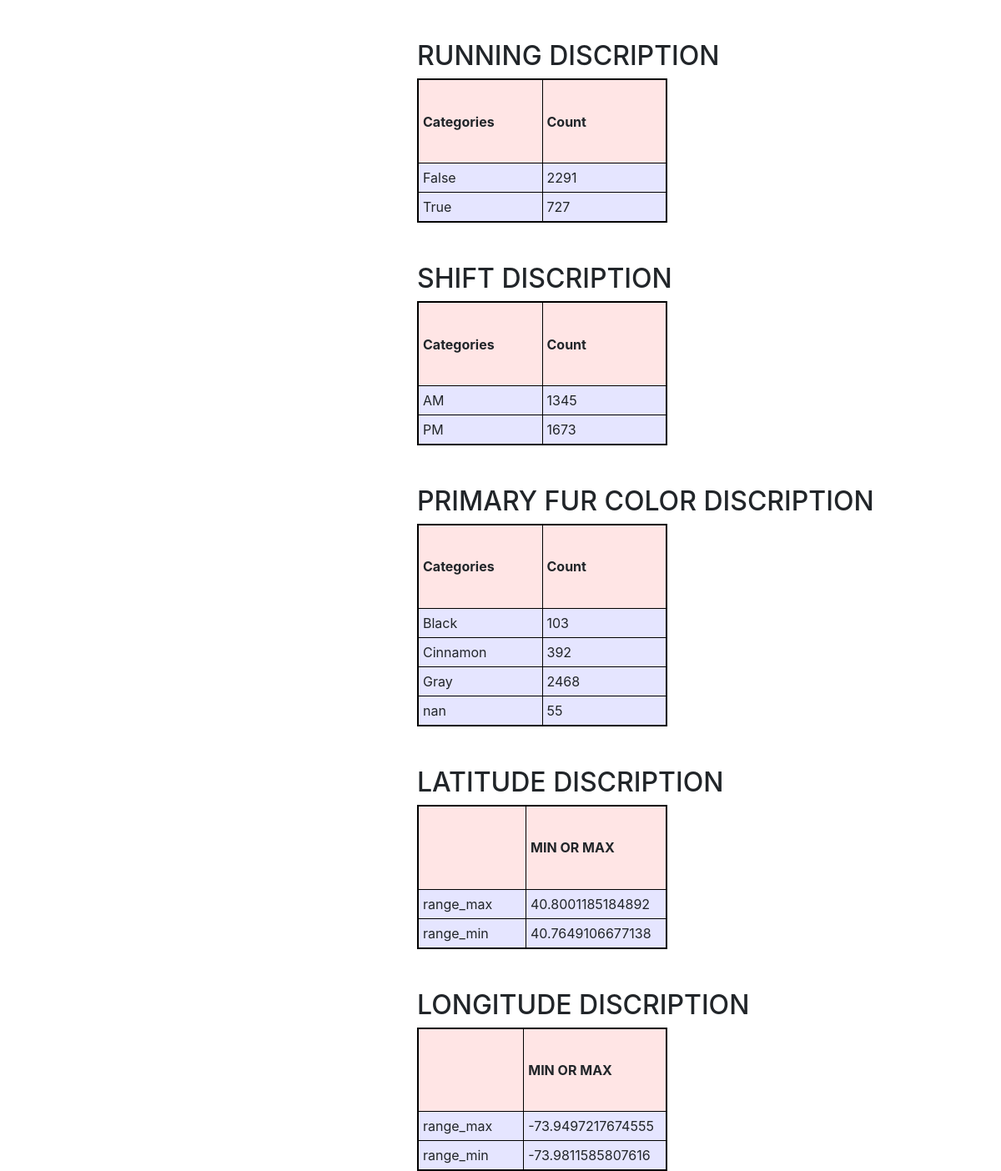
Page /squirrel/sightings/stats on the committed database.
### squirrel/models.py (models this page shows, shortened)
class Squirrel(models.Model):
    Latitude=models.DecimalField(
            max_digits=16,
            decimal_places=13,
            validators=[
                        validators.MaxValueValidator(41),
                        validators.MinValueValidator(40),
                        ],
            help_text=_('Latitude coordinate for squirrel sighting point'),
            )
    Longitude=models.DecimalField(
            max_digits=16,
            decimal_places=13,
            validators=[
                        validators.MaxValueValidator(-73),
                        validators.MinValueValidator(-74),
                        ],
            help_text=_('Longitude coordinate for squirrel sighting point'),
            )
    Unique_Squirrel_ID=models.CharField(
            unique=True,
            max_length=20,
            validators=[validators.RegexValidator("\d{1,2}[A-I]-[PA]M-\d{4}-\d{2}",message='Please enter the right ID.')],
            help_text=_('Identification tag for each squirrel sightings. The tag is comprised of "Hectare ID" + "Shift" + "Date" + "Hectare Squirrel Number.'),
            )
    PM='PM'
    AM='AM'
    shift_choices=(
        (PM,'P.M.'),
        (AM,'A.M.'),
        )
    Shift=models.CharField(
        max_length=2,
        choices=shift_choices,
        help_text=_('Value is either "AM" or "PM," to communicate whether or not the sighting session occurred in the morning or late afternoon.'),
        )
    Date=models.DateField(
            help_text=_('Concatenation of the sighting session day,month and year.(formate: YYYY-MM-DD)'),
        )
    ADULT='Adult'
    JUVENILE='Juvenile'
    age_choices=(
        (ADULT,'adult'),
        (JUVENILE,'juvenile'),
        )
    Age=models.CharField(
        max_length=10,
        choices=age_choices,
        help_text=_('Value is either "adult" or "juvenile".'),
        blank=True,
        )
    GRAY='Gray'
    CINNAMON='Cinnamon'
    BLACK='Black'
    fur_choices=(
        (GRAY,'gray'),
        (CINNAMON,'cinnamon'),
        (BLACK,'black'),
        )
    Primary_Fur_Color=models.CharField(
        max_length=10,
        choices=fur_choices,
        help_text=_('Value is either "gray," "cinnamon" or "black".'),
        blank=True,
        )
    GROUND_PLANE='Ground Plane'
    ABOVE_GROUND='Above Ground'
    location_choices=(
            (GROUND_PLANE,'ground plane'),
            (ABOVE_GROUND,'above ground'),
            )
    Location=models.CharField(
            max_length=20,
            choices=location_choices,
            help_text=_('Value is either "ground plane" or "above ground." Sighters were instructed to indicate the location of where the squirrel was when first sighted.'),
            blank=True,
            )
    Specific_Location=models.CharField(
            max_length=100,
            help_text=_('Sighters occasionally added commentary on the squirrel location. These notes are provided here.'),
            blank=True,
            )
    Running=models.BooleanField(
            help_text=_('Squirrel was seen running.'),
            )
    Chasing=models.BooleanField(
            help_text=_('Squirrel was seen chasing another squirrel.'),
            )
    Climbing=models.BooleanField(
            help_text=_('Squirrel was seen climbing a tree or other environmental landmark.'),
            )
    Eating=models.BooleanField(
            help_text=_('Squirrel was seen eating.'),
            )
    Foraging=models.BooleanField(
            help_text=_('Squirrel was seen foraging for food.'),
            )
    Other_Activities=models.CharField(
            max_length=100,
            blank=True,
            )
    Kuks=models.BooleanField(
            help_text=_('Squirrel was heard kukking, a chirpy vocal communication used for a variety of reasons.'),
            )
    Quaas=models.BooleanField(
            help_text=_('Squirrel was heard quaaing, an elongated vocal communication which can indicate the presence of a ground predator such as a dog.'),
            )
    Moans=models.BooleanField(
            help_text=_('Squirrel was heard moaning, a high-pitched vocal communication which can indicate the presence of an air predator such as a hawk.'),
            )
    Tail_flags=models.BooleanField(
            help_text=_("Squirrel was seen flagging its tail. Flagging is a whipping motion used to exaggerate squirrel's size and confuse rivals or predators. Looks as if the squirrel is scribbling with tail into the air.")
            )
    Tail_twitches=models.BooleanField(
            help_text=_('Squirrel was seen twitching its tail. Looks like a wave running through the tail, like a breakdancer doing the arm wave. Often used to communicate interest, curiosity.'),
            )
    Approaches=models.BooleanField(
            help_text=_('Squirrel was seen approaching human, seeking food.'),
            )
    Indifferent=models.BooleanField(
            help_text=_('Squirrel was indifferent to human presence.'),
            )
    Runs_from=models.BooleanField(
            help_text=_('Squirrel was seen running from humans, seeing them as a threat.'),
            )

### squirrel/views.py (the view)
# urls.py: path('sightings/stats',views.general_state),
def general_state(request):
    run=list(Squirrel.objects.values('Running').annotate(num_count=Count('Running')))
    shift=list(Squirrel.objects.values('Shift').annotate(num_count=Count('Shift')))
    primary_fur_color=list(Squirrel.objects.values('Primary_Fur_Color').annotate(num_count=Count('Primary_Fur_Color')))
    latitude=Squirrel.objects.aggregate(range_max=Max('Latitude'),range_min=Min('Latitude'))
    longitude=Squirrel.objects.aggregate(range_max=Max('Longitude'),range_min=Min('Longitude'))
    print(latitude.items())
    title='general state'
    context={
            'title':title,
            'run':run,
            'shift':shift,
            'primary_fur_color':primary_fur_color,
            'latitude':latitude,
            'longitude':longitude,
            }
    return render(request,'squirrel/stat.html',context)

### squirrel/templates/squirrel/stat.html
{% extends 'squirrel/base.html' %}
{% block content %}
<br>
<br>
<h2 style="margin-left:500px;"> RUNNING DISCRIPTION </h2>
<table border="2" bordercolor="black" width="300" cellspacing="0" cellpadding="5"  style="margin-left:500px;" >
	<tr>
		<th style="height: 100px; background-color: rgba(255,0,0,0.1);">Categories</th>
		<th style="height: 100px; background-color: rgba(255,0,0,0.1);">Count</th>
	</tr>
    	{% for category in run %}
    	<tr>
		<td class="align-middle" style="width: 120px; background-color: rgba(0,0,255,.1)">{{ category.Running }}</td>
        	<td class="align-middle" style="width: 120px; background-color: rgba(0,0,255,.1)">{{ category.num_count }}</td>
    	</tr>
    	{% endfor %}
</table>
<br>
<br>
<h2 style="margin-left:500px;"> SHIFT DISCRIPTION </h2>
<table border="2" bordercolor="black" width="300" cellspacing="0" cellpadding="5" style="margin-left:500px;" >
        <tr>
                <th style="height: 100px; background-color: rgba(255,0,0,0.1);">Categories</th>
                <th style="height: 100px; background-color: rgba(255,0,0,0.1);">Count</th>
        </tr>
        {% for category in shift %}
        <tr>
                <td class="align-middle" style="width: 120px; background-color: rgba(0,0,255,.1)">{{ category.Shift }}</td>
                <td class="align-middle" style="width: 120px; background-color: rgba(0,0,255,.1)">{{ category.num_count }}</td>
        </tr>
        {% endfor %}
</table>
<br>
<br>
<h2 style="margin-left:500px;"> PRIMARY FUR COLOR DISCRIPTION </h2>
<table border="2" bordercolor="black" width="300" cellspacing="0" cellpadding="5" style="margin-left:500px;" >
        <tr>
                <th style="height: 100px; background-color: rgba(255,0,0,0.1);">Categories</th>
                <th style="height: 100px; background-color: rgba(255,0,0,0.1);">Count</th>
        </tr>
        {% for category in primary_fur_color %}
        <tr>
                <td class="align-middle" style="width: 120px; background-color: rgba(0,0,255,.1)">{{ category.Primary_Fur_Color }}</td>
                <td class="align-middle" style="width: 120px; background-color: rgba(0,0,255,.1)">{{ category.num_count }}</td>
        </tr>
        {% endfor %}
</table>
<br>
<br>
<h2 style="margin-left:500px;"> LATITUDE DISCRIPTION </h2>
<table border="2" bordercolor="black" width="300" cellspacing="0" cellpadding="5" style="margin-left:500px;" >
        <tr>
                <th style="height: 100px; background-color: rgba(255,0,0,0.1);"></th>
                <th style="height: 100px; background-color: rgba(255,0,0,0.1);">MIN OR MAX</th>
        </tr>
        {% for category in latitude.items %}
        <tr>
                <td class="align-middle" style="width: 120px; background-color: rgba(0,0,255,.1)">{{ category.0 }}</td>
        	<td class="align-middle" style="width: 120px; background-color: rgba(0,0,255,.1)">{{ category.1 }}</td>
	</tr>
        {% endfor %}
</table>
<br>
<br>
<h2 style="margin-left:500px;"> LONGITUDE DISCRIPTION </h2>
<table border="2" bordercolor="black" width="300" cellspacing="0" cellpadding="5" style="margin-left:500px;" >
        <tr>
                <th style="height: 100px; background-color: rgba(255,0,0,0.1);"></th>
                <th style="height: 100px; background-color: rgba(255,0,0,0.1);">MIN OR MAX</th>
        </tr>
        {% for category in longitude.items %}
        <tr>
                <td class="align-middle" style="width: 120px; background-color: rgba(0,0,255,.1)">{{ category.0 }}</td>
                <td class="align-middle" style="width: 120px; background-color: rgba(0,0,255,.1)">{{ category.1 }}</td>
        </tr>
        {% endfor %}
</table>
{% endblock %}

### squirrel/templates/squirrel/base.html (shortened to what this page needs)
<!doctype html>
<html lang="en">
  <head>
    <link rel="stylesheet" href="https://stackpath.bootstrapcdn.com/bootstrap/4.4.1/css/bootstrap.min.css">
  </head>
  <body>
	  {% block content %}
	  {% endblock %}
  </body>
</html>

### rows in the picture
Squirrel: Primary_Fur_Color "Cinnamon", num_count "392"
Squirrel: Primary_Fur_Color "nan", num_count "55"

### other values in the picture
{{ category.Running }} "False" "True"
{{ category.num_count }} "2291" "727"
{{ category.Shift }} "AM" "PM"
{{ category.num_count }} "1345" "1673"
{{ category.Primary_Fur_Color }} "Black" "Gray"
{{ category.num_count }} "103" "2468"
{{ category.0 }} "range_max" "range_min"
{{ category.1 }} "40.8001185184892" "40.7649106677138"
{{ category.1 }} "-73.9497217674555" "-73.9811585807616"
